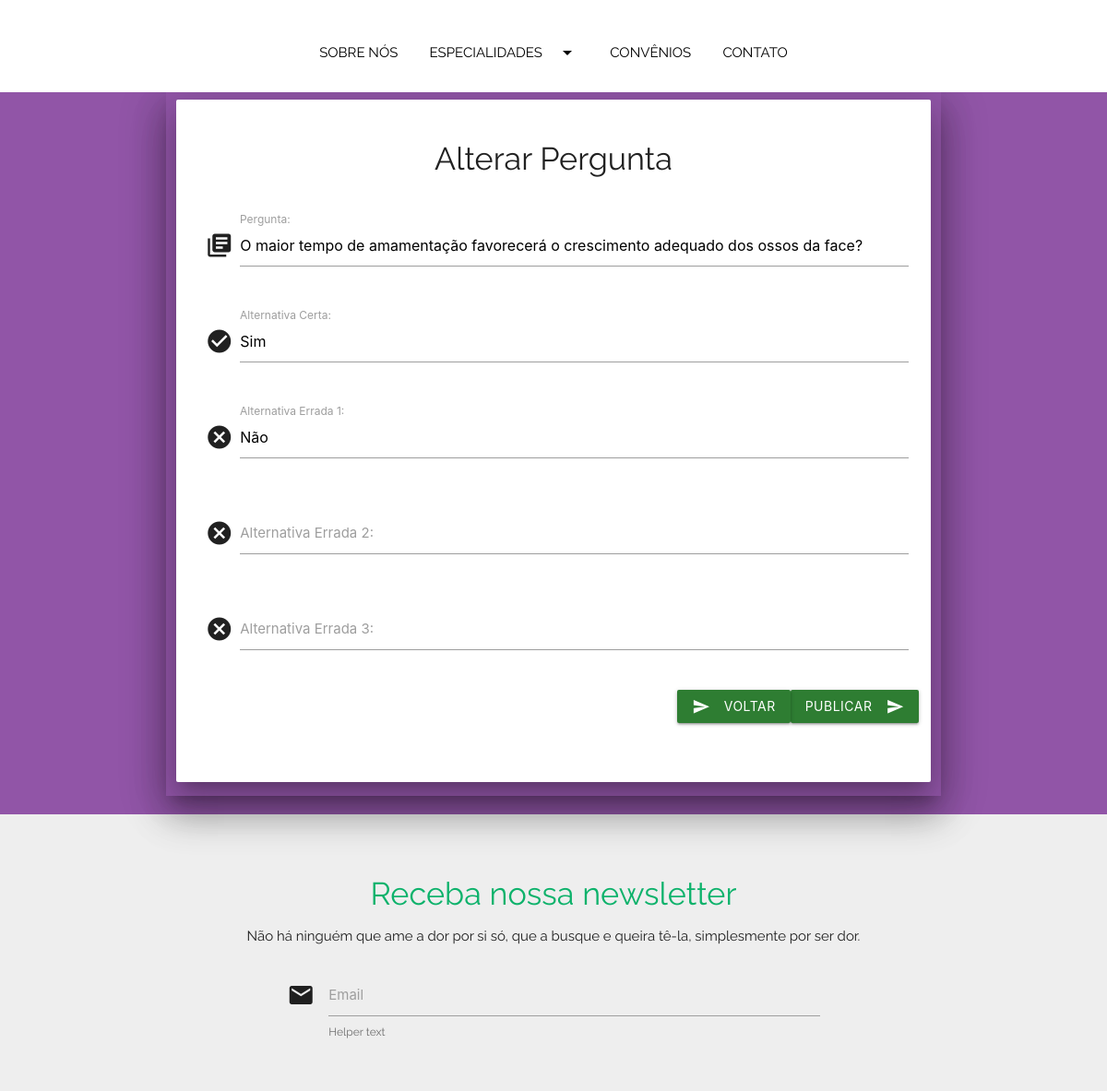
/ClinicaMedica/Atualizar-Pergunta.php?id=7, run on the app's committed database.
### tables this page shows
CREATE TABLE `pergunta` (
  `codigoPergunta` int(10) UNSIGNED NOT NULL,
  `descricao` varchar(300) NOT NULL,
  `respostaCerta` varchar(300) NOT NULL,
  `tipo_pergunta` int(10) UNSIGNED NOT NULL,
  `cod_Questionario` int(10) UNSIGNED NOT NULL
);

CREATE TABLE `respostacerta` (
  `codigoCerto` int(10) UNSIGNED NOT NULL,
  `descricao` varchar(300) NOT NULL,
  `cod_pergunta` int(10) UNSIGNED NOT NULL
);

CREATE TABLE `respostaerrada` (
  `codigoErrado` int(10) UNSIGNED NOT NULL,
  `descricao` varchar(300) NOT NULL,
  `cod_pergunta` int(10) UNSIGNED NOT NULL
);

### ClinicaMedica/Atualizar-Pergunta.php (the view, shortened to what this page needs)
<?php
    include "Conexao.php";
    $id = intval($_GET['id']);
    $sql_banco = mysqli_query($conexao, "SELECT * FROM pergunta WHERE codigoPergunta='$id' LIMIT 1");
    $r = mysqli_fetch_assoc($sql_banco);
    $sql_certo = mysqli_query($conexao, "SELECT * FROM respostacerta WHERE cod_pergunta='$id' LIMIT 1");
    $c = mysqli_fetch_assoc($sql_certo);
    $sql_pegadados = mysqli_query($conexao, "SELECT * FROM respostaerrada WHERE cod_pergunta='$id'");
    $radio = 1;
?>
<!DOCTYPE html>
<html>
<head>
    <link rel="stylesheet" href="css/materialize.min.css">
</head>
<body class="grey lighten-3">
    <div style="background-color: rgb(145, 85, 167);">
        <nav class="z-depth-0" style="height: 100px;">
            <div class="nav-wrapper white">
                <ul class="center">
                    <li class="lina"><a href="Sobre-Nos.php" class="black-text"> SOBRE NÓS </a></li>
                    <li class="lina"><a href="Espcialidades.php" class="black-text dropdown-trigger" data-target="Especialidades"> ESPECIALIDADES <i class="material-icons right"> arrow_drop_down </i></a></li>
                    <li class="lina"><a href="Convenios.php" class="black-text"> CONVÊNIOS </a></li>
                    <li class="lina"><a href="Contato.php" class="black-text"> CONTATO </a></li>
                </ul>
            </div>
        </nav>
        <div class="container">
            <div class="row">
                <div class="col s12 m12 112 container center z-depth-5">
                    <div class="card-panel z-depth-5">
                        <div class="row">
                            <div id="uploadP" class="col s12 m12 l12">
                                <h4 class="center"> Alterar Pergunta </h4><br>
                                <form name="formUpload" method="post" action="Alterar-Pergunta.php" enctype="multipart/form-data">
                                    <div class="row">
                                        <div class="input-field col s12">
                                            <i class="material-icons prefix"> library_books </i>
                                            <label for="cPergunta">Pergunta: </label><input class="active validate" type="text" name="tPergunta" id="cPergunta" value="<?php echo $r["descricao"]; ?>" maxlength="60" required>
                                        </div>
                                    </div>
                                    <div class="row">
                                        <div class="input-field col s12">
                                            <i class="material-icons prefix"> check_circle </i>
                                            <label for="cAlterC">Alternativa Certa: </label><input class="active validate" type="text" name="tAlterC" id="cAlterC" value="<?php echo $c["descricao"]; ?>" maxlength="60" required>
                                        </div>
                                    </div>
                                    <?php while($l = mysqli_fetch_array($sql_pegadados)){ ?>
                                    <div class="row">
                                        <div class="input-field col s12">
                                            <i class="material-icons prefix"> cancel </i>
                                            <label for="<?php echo "cAlterE".$radio; ?>">Alternativa Errada <?php echo $radio; ?>: </label><input class="active validate" type="text" name="<?php echo "tAlterE".$radio; ?>" id="<?php echo "cAlterE".$radio; ?>" value="<?php echo $l["descricao"]; ?>" maxlength="60" required>
                                        </div>
                                    </div>
                                    <?php $radio = $radio+1; } ?>
<div class="row">
                                    <button class="btn waves-effect waves-light green darken-3 right" type="submit" onclick=""> Publicar
                                        <i class="material-icons right"> send </i>
                                    </button>
                                    <a href="Admin.php">
                                    <button class="btn waves-effect waves-light green darken-3 right" type="button" onclick=""> Voltar
                        <i class="material-icons left"> send </i>
                    </button>
                                        </a>
    </div>
                                </form>
                            </div>
                            <br>
                        </div>
                    </div>
                </div>
            </div>
        </div>
        <div class="row grey lighten-3">
            <br><br>
            <div class="center">
                <h4 id="Atfooter"> Receba nossa newsletter </h4>
            </div>
            <div class="center">
                <p> Não há ninguém que ame a dor por si só, que a busque e queira tê-la, simplesmente por ser dor. </p>
            </div>
            <form class="col s12">
                <div class="row">
                    <div class="input-field col s6 m6 l6 offset-m3 offset-l3">
                        <i class="material-icons prefix"> email </i>
                        <input id="email" type="email" class="validate">
                        <label for="email">Email</label>
                        <span class="helper-text" data-error="wrong" data-success="right">Helper text</span>
                    </div>
                </div>
            </form>
        </div>
    </div>
</body>
</html>

### ClinicaMedica/Atualizar-Pergunta.php (style rules this page uses)
li { font-family: 'Raleway'; }
.nav-wrapper ul.center { display: block; width: auto; }
.nav-wrapper > ul.center li { float: none; display: inline-block; }
.lina { margin-top: 25px; }
#cuide, #Atfooter { color: #0DB26B; }
p, span, h5,h4, #Atfooter { font-family: raleway, sans-serif; }
body { overflow-x: hidden; }

### data on the page
pergunta: tPergunta "O maior tempo de amamentação favorecerá o crescimento adequado dos ossos da face?"
respostacerta: tAlterC "Sim"
respostaerrada: tAlterE1 "Não"
